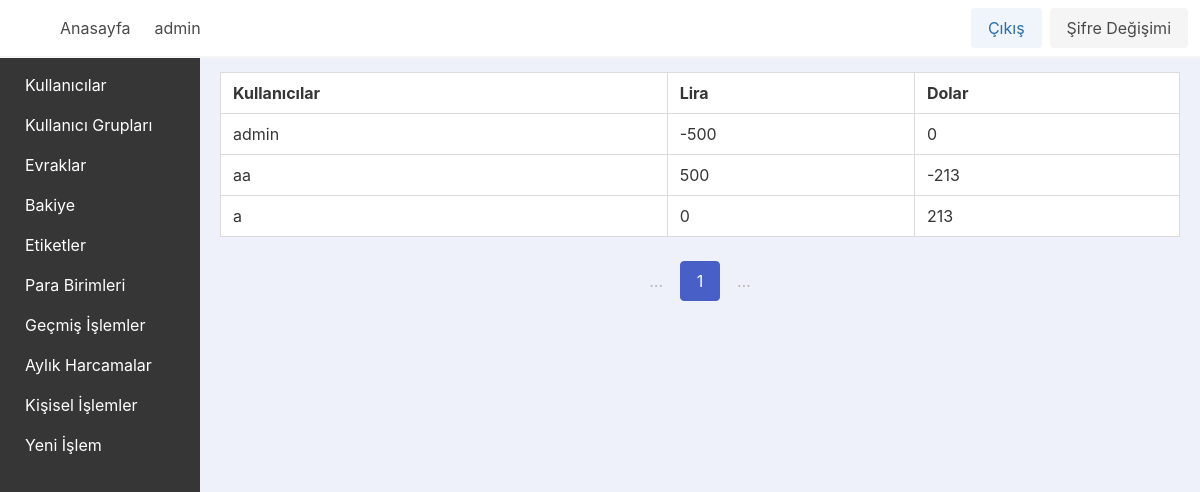
The app's page /balance/ (signed in) with its own data.
### app_base/models.py (models this page shows, shortened)
class MuUser(AbstractUser):
    username_validator = UnicodeUsernameValidator()
    username = models.CharField(_("Kullanıcı Adı"), max_length=150, unique=True, help_text=_("Max 150 karakter olabilir. Harfler, sayilar ve sadece @/./+/-/_ olabilir"), validators=[username_validator], error_messages={"unique": _("Bu isimde bir kullanici zaten var")})
    first_name = models.CharField(_("İsim"), max_length=150, blank=True)
    last_name = models.CharField(_("Soyisim"), max_length=150, blank=True)
    email = models.EmailField(_("email address"), blank=True)
    is_staff = models.BooleanField(_("Yönetici Durumu"), default=False, help_text=_("Kullanıcının bu yönetici paneline giriş yapabilmesini belirler."))
    is_active = models.BooleanField(_("active"), default=True, help_text=_("Designates whether this user should be treated as active. " "Unselect this instead of deleting accounts."))
    date_joined = models.DateTimeField(_("date joined"), default=timezone.now)
    currency = models.ForeignKey(Currency, on_delete=models.PROTECT, null=True)
    gruplar = models.ManyToManyField(MuGroup, blank=True)
    def calculate_currency_balance(self, currency):
        received = Islemler.objects.filter(kime_gitti=self, currency=currency).aggregate(sum=Sum("miktar"))["sum"] or 0
        sent = Islemler.objects.filter(kimden_geldi=self, currency=currency).aggregate(sum=Sum("miktar"))["sum"] or 0
        return received - sent

class Currency(models.Model):
    name = models.CharField(max_length=255, unique=True)
    abbreviation = models.CharField(max_length=10, unique=True)

### app_base/views/unsorted_view.py (the view)
# urls.py: path("balance/", views.balance_view, name="balance_view_name"),
@login_required
def balance_view(request):
    users = MuUser.objects.all()
    currencies = Currency.objects.all()
    user_balances = []
    for user in users:
        user_balance = {}
        for currency in currencies:
            user_balance[currency.name] = user.calculate_currency_balance(currency)
        user_balances.append((user, user_balance))
    per_page = 10  # You can adjust this as needed
    paginator = Paginator(user_balances, per_page)
    page_number = request.GET.get("page")
    page = paginator.get_page(page_number)
    context = {
        "page": page,
        "currencies": currencies,
    }
    return render(request, "app_base/unsorted/balance.html", context)

### app_base/templatetags/custom_filters.py (called while the page is built)
@register.filter
def get_key(dictionary, key):
    return dictionary.get(key, 0)

### app_base/templates/app_base/unsorted/balance.html (shortened to what this page needs)
{% extends "base.html" %}
{% load custom_filters %}
{% block content %}
    <div class="container mt-4">
        <div class="table-container">
            <table class="table is-bordered is-fullwidth">
                <thead>
                    <tr>
                        <th>Kullanıcılar</th>
                        {% for currency in currencies %}<th>{{ currency.name }}</th>{% endfor %}
                    </tr>
                </thead>
                <tbody>
                    {% for user, balances in page %}
                        <tr>
                            <td>{{ user.username }}</td>
                            {% for currency in currencies %}<td>{{ balances|get_key:currency.name|default_if_none:0 }}</td>{% endfor %}
                        </tr>
                    {% empty %}
                        <tr>
                            <td colspan="{{ currencies|length }}">No data available.</td>
                        </tr>
                    {% endfor %}
                </tbody>
            </table>
        </div>
        <div class="pagination is-centered" role="navigation">
            <ul class="pagination-list">
                <li>
                    <span class="pagination-ellipsis">…</span>
                </li>
                <li>
                    <span class="pagination-link is-current">{{ page.number }}</span>
                </li>
                <li>
                    <span class="pagination-ellipsis">…</span>
                </li>
            </ul>
        </div>
    </div>
{% endblock content %}

### templates/navbar.html (shortened to what this page needs)
{% load static %}
<nav class="navbar has-background-white has-shadow" x-data="{ open: false }">
    <div class="navbar-brand">
        <a class="navbar-item" x-on:click="muside = !muside">
            <span class="iconify icon is-medium" data-icon="tabler:layout-sidebar-left-expand-filled"></span>
        </a>
    </div>
    <div id="navbarmenu_id" class="navbar-menu" x-bind:class="{ 'is-active': open }">
        <div class="navbar-start">
            <a class="navbar-item is-info is-light" href="{% url "home_view_name" %}">Anasayfa</a>
            {% if user.is_authenticated %}
                <span class="navbar-item">{{ user.username }}</span>
            {% endif %}
        </div>
        <div class="navbar-end">
            <div class="navbar-item">
                <div class="buttons">
                    {% if user.is_authenticated %}
                        <a class="button is-info is-light" href="{% url 'logout_view_name' %}">Çıkış</a>
                        <a class="button is-light" href="{% url 'passwordchange_view_name' %}">Şifre Değişimi</a>
                    {% else %}
                        <a class="button is-info is-light" href="{% url 'login_view_name' %}">Giriş</a>
                    {% endif %}
                </div>
            </div>
        </div>
    </div>
</nav>

### records on screen
MuUser: username "admin"
Currency: name "Lira", name "-500", name "500", name "0"
Currency: name "Dolar", name "0", name "-213", name "213"
MuUser: username "aa"
MuUser: username "a"

### other values on screen
{{ page.number }} "1"
